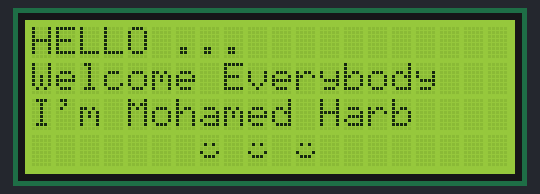
A program run on a simulated ATmega32, built with avr-gcc and emulated at 8 MHz. On the bench: 20×4 character LCD. Wiring (inferred from the names in the program): character LCD (HD44780): RS PA3; E PA2; data PB0, PB1, PB2, PB4. At 20.8 s the program stops and its outputs stay as they are.

Above: at 0.5 s.
At 2.5 s:
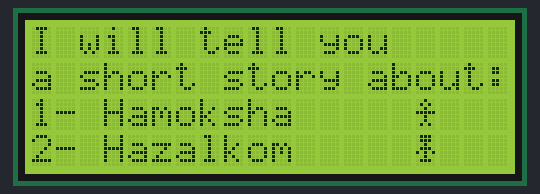
At 4.4 s:
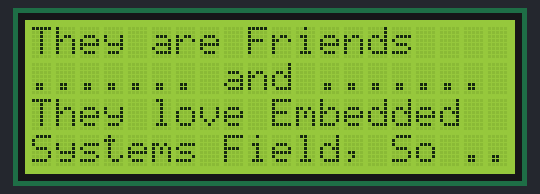
At 17.3 s:
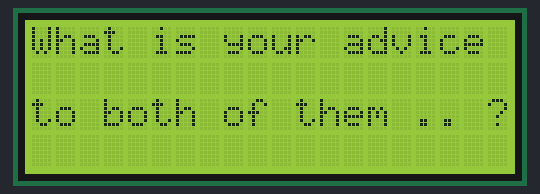
At 19.0 s:
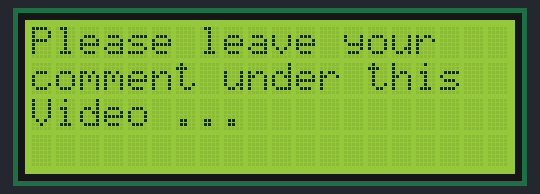
At 20.8 s:
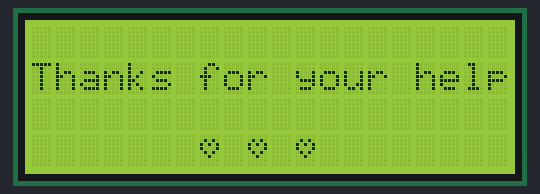

The program:

main.c
```c
/*****************************************************************************************/
/*****************************************************************************************/
/***********************		AUTHOR	:	MOHAMED HARB		**************************/
/***********************		LAYER	:	APP					**************************/
/***********************		DES.	:	STORY PROJECT		**************************/
/***********************		DATE	:	3-11-2023			**************************/
/***********************		VERSION	:	V01					**************************/
/*****************************************************************************************/
/*****************************************************************************************/

#ifndef F_CPU
#define F_CPU	8000000
#endif

#include "../LIB/STD_TYPES.h"
#include "../HAL/LCD/LCD_interface.h"
#include "../HAL/LCD/LCD_config.h"
#include "util/delay.h"

u8 Hamoksha[] = { 0x04, 0x0A, 0x04, 0x1F, 0x04, 0x04, 0x0A, 0x00 };
u8 Dance1[] = {0x04, 0x0A, 0x04, 0x0E, 0x15, 0x04, 0x0A, 0x00};
u8 Dance2[] = {0x04, 0x0A, 0x05, 0x0E, 0x14, 0x04, 0x0E, 0x00};
u8 Dance3[] = {0x04, 0x0A, 0x14, 0x0E, 0x05, 0x04, 0x0E, 0x00};
u8 Dance4[] = {0x04, 0x0A, 0x15, 0x0E, 0x04, 0x04, 0x0E, 0x00};
u8 Dance5[] = {0x04, 0x0A, 0x04, 0x0E, 0x15, 0x04, 0x0E, 0x00};
u8 Dance6[] = {0x04, 0x0A, 0x04, 0x0E, 0x15, 0x04, 0x0A, 0x00};
u8 Dance7[] = {0x04, 0x0A, 0x04, 0x0E, 0x15, 0x04, 0x0E, 0x00};
u8 Dance8[] = {0x04, 0x0A, 0x04, 0x0E, 0x0E, 0x04, 0x0E, 0x00};


u8 Heart[] = {0x00, 0x0A, 0x15, 0x11, 0x0A, 0x04, 0x00, 0x00};
u8 Smile[] = {0x00, 0x00, 0x0A, 0x00, 0x11, 0x0E, 0x00, 0x00};

u8 Hazalkom[] = { 0x0E, 0x0E, 0x04, 0x0E, 0x15, 0x04, 0x0E, 0x00 };
u8 Sad[] = { 0x0E, 0x0E, 0x04, 0x0E, 0x0E, 0x04, 0x0E, 0x00 };
u8 Sit[] = { 0x00, 0x00, 0x0E, 0x0E, 0x04, 0x0E, 0x0A, 0x00 };

u8 True[] = { 0x00, 0x00, 0x01, 0x02, 0x14, 0x08, 0x00, 0x00 };
u8 False[] = { 0x00, 0x11, 0x0A, 0x04, 0x0A, 0x11, 0x00, 0x00 };

int main()
{

	LCD_voidInit();

	/*Welcome*/
	LCD_voidWriteStringAtXY("HELLO ...", 0, 0);
	LCD_voidWriteStringAtXY("Welcome Everybody", 1, 0);
	LCD_voidWriteStringAtXY("I'm Mohamed Harb", 2, 0);
	LCD_voidWriteCustomCharacter(0, Smile, 3, 7);
	LCD_voidWriteCustomCharacter(0, Smile, 3, 9);
	LCD_voidWriteCustomCharacter(0, Smile, 3, 11);
	_delay_ms(1500);
	LCD_voidClear();

	LCD_voidWriteStringAtXY("I will tell you", 0, 0);
	LCD_voidWriteStringAtXY("a short story about:", 1, 0);
	LCD_voidWriteStringAtXY("1- Hamoksha", 2, 0);
	LCD_voidWriteCustomCharacter(0, Hamoksha, 2, 16);
	LCD_voidWriteStringAtXY("2- Hazalkom", 3, 0);
	LCD_voidWriteCustomCharacter(1, Hazalkom, 3, 16);
	_delay_ms(1500);
	LCD_voidClear();

	/*Story*/
	LCD_voidWriteStringAtXY("They are Friends", 0, 0);
	LCD_voidWriteStringAtXY("....... and .......", 1, 0);
	LCD_voidWriteStringAtXY("They love Embedded", 2, 0);
	LCD_voidWriteStringAtXY("Systems Field, So ..", 3, 0);
	_delay_ms(2000);
	LCD_voidClear();

	/*NTI Application*/
	LCD_voidWriteStringAtXY("They applied to NTI", 0, 0);
	LCD_voidWriteCustomCharacter(0, Hamoksha, 1, 0);
	LCD_voidWriteStringAtXY("NTI", 2, 9);
	LCD_voidWriteCustomCharacter(1, Hazalkom, 3, 0);
	_delay_ms(100);
	LCD_voidWriteCharacterAtXY(' ', 1, 0);
	LCD_voidWriteCharacterAtXY(' ', 3, 0);
	LCD_voidWriteCustomCharacter(0, Hamoksha, 1, 1);
	LCD_voidWriteCustomCharacter(1, Hazalkom, 3, 1);
	_delay_ms(100);
	LCD_voidWriteCharacterAtXY(' ', 1, 1);
	LCD_voidWriteCharacterAtXY(' ', 3, 1);
	LCD_voidWriteCustomCharacter(0, Hamoksha, 1, 2);
	LCD_voidWriteCustomCharacter(1, Hazalkom, 3, 2);
	_delay_ms(100);
	LCD_voidWriteCharacterAtXY(' ', 1, 2);
	LCD_voidWriteCharacterAtXY(' ', 3, 2);
	LCD_voidWriteCustomCharacter(0, Hamoksha, 1, 3);
	LCD_voidWriteCustomCharacter(1, Hazalkom, 3, 3);
	_delay_ms(100);
	LCD_voidWriteCharacterAtXY(' ', 1, 3);
	LCD_voidWriteCharacterAtXY(' ', 3, 3);
	LCD_voidWriteCustomCharacter(0, Hamoksha, 1, 4);
	LCD_voidWriteCustomCharacter(1, Hazalkom, 3, 4);
	_delay_ms(100);
	LCD_voidWriteCharacterAtXY(' ', 1, 4);
	LCD_voidWriteCharacterAtXY(' ', 3, 4);
	LCD_voidWriteCustomCharacter(0, Hamoksha, 1, 5);
	LCD_voidWriteCustomCharacter(1, Hazalkom, 3, 5);
	_delay_ms(100);
	LCD_voidWriteCharacterAtXY(' ', 1, 5);
	LCD_voidWriteCharacterAtXY(' ', 3, 5);
	LCD_voidWriteCustomCharacter(0, Hamoksha, 1, 6);
	LCD_voidWriteCustomCharacter(1, Hazalkom, 3, 6);
	_delay_ms(100);
	LCD_voidWriteCharacterAtXY(' ', 1, 6);
	LCD_voidWriteCharacterAtXY(' ', 3, 6);
	LCD_voidWriteCustomCharacter(0, Hamoksha, 1, 7);
	LCD_voidWriteCustomCharacter(1, Hazalkom, 3, 7);
	_delay_ms(100);
	LCD_voidWriteCharacterAtXY(' ', 1, 7);
	LCD_voidWriteCharacterAtXY(' ', 3, 7);
	LCD_voidWriteCustomCharacter(0, Hamoksha, 1, 8);
	LCD_voidWriteCustomCharacter(1, Hazalkom, 3, 8);
	_delay_ms(100);
	LCD_voidWriteCharacterAtXY(' ', 1, 8);
	LCD_voidWriteCustomCharacter(0, Hamoksha, 1, 12);
	_delay_ms(100);
	LCD_voidWriteCharacterAtXY(' ', 1, 12);
	LCD_voidWriteCustomCharacter(0, Hamoksha, 1, 13);
	_delay_ms(100);
	LCD_voidWriteCharacterAtXY(' ', 1, 13);
	LCD_voidWriteCustomCharacter(0, Hamoksha, 1, 14);
	_delay_ms(100);
	LCD_voidWriteCharacterAtXY(' ', 1, 14);
	LCD_voidWriteCustomCharacter(0, Hamoksha, 1, 15);
	_delay_ms(100);
	LCD_voidWriteCharacterAtXY(' ', 1, 15);
	LCD_voidWriteCustomCharacter(0, Hamoksha, 1, 16);
	_delay_ms(100);
	LCD_voidWriteCharacterAtXY(' ', 1, 16);
	LCD_voidWriteCustomCharacter(0, Hamoksha, 1, 17);
	_delay_ms(100);
	LCD_voidWriteCharacterAtXY(' ', 1, 17);
	LCD_voidWriteCharacterAtXY(' ', 3, 8);
	LCD_voidWriteCustomCharacter(0, Hamoksha, 1, 18);
	LCD_voidWriteCustomCharacter(1, Hazalkom, 3, 18);
	LCD_voidWriteCustomCharacter(2, True, 1, 19);
	LCD_voidWriteCustomCharacter(3, False, 3, 19);

	_delay_ms(1000);
	LCD_voidClear();


	/*NTI Result*/
	/*Hamoksha accepted*/
	LCD_voidWriteStringAtXY("Hmoksha was accepted", 0, 0);
	LCD_voidWriteStringAtXY("So, He was Pleased", 1, 0);

	LCD_voidWriteCustomCharacter(0, Hamoksha, 3, 8);
	LCD_voidWriteCustomCharacter(0, Hamoksha, 3, 9);
	LCD_voidWriteCustomCharacter(0, Hamoksha, 3, 10);
	LCD_voidWriteCustomCharacter(0, Hamoksha, 3, 11);
	_delay_ms(100);
	LCD_voidWriteCustomCharacter(0, Dance1, 3, 8);
	LCD_voidWriteCustomCharacter(0, Dance1, 3, 9);
	LCD_voidWriteCustomCharacter(0, Dance1, 3, 10);
	LCD_voidWriteCustomCharacter(0, Dance1, 3, 11);
	_delay_ms(100);
	LCD_voidWriteCustomCharacter(0, Dance2, 3, 8);
	LCD_voidWriteCustomCharacter(0, Dance2, 3, 9);
	LCD_voidWriteCustomCharacter(0, Dance2, 3, 10);
	LCD_voidWriteCustomCharacter(0, Dance2, 3, 11);
	_delay_ms(100);
	LCD_voidWriteCustomCharacter(0, Dance3, 3, 8);
	LCD_voidWriteCustomCharacter(0, Dance3, 3, 9);
	LCD_voidWriteCustomCharacter(0, Dance3, 3, 10);
	LCD_voidWriteCustomCharacter(0, Dance3, 3, 11);
	_delay_ms(100);
	LCD_voidWriteCustomCharacter(0, Dance4, 3, 8);
	LCD_voidWriteCustomCharacter(0, Dance4, 3, 9);
	LCD_voidWriteCustomCharacter(0, Dance4, 3, 10);
	LCD_voidWriteCustomCharacter(0, Dance4, 3, 11);
	_delay_ms(100);
	LCD_voidWriteCustomCharacter(0, Dance5, 3, 8);
	LCD_voidWriteCustomCharacter(0, Dance5, 3, 9);
	LCD_voidWriteCustomCharacter(0, Dance5, 3, 10);
	LCD_voidWriteCustomCharacter(0, Dance5, 3, 11);
	_delay_ms(100);
	LCD_voidWriteCustomCharacter(0, Dance6, 3, 8);
	LCD_voidWriteCustomCharacter(0, Dance6, 3, 9);
	LCD_voidWriteCustomCharacter(0, Dance6, 3, 10);
	LCD_voidWriteCustomCharacter(0, Dance6, 3, 11);
	_delay_ms(100);
	LCD_voidWriteCustomCharacter(0, Dance7, 3, 8);
	LCD_voidWriteCustomCharacter(0, Dance7, 3, 9);
	LCD_voidWriteCustomCharacter(0, Dance7, 3, 10);
	LCD_voidWriteCustomCharacter(0, Dance7, 3, 11);
	_delay_ms(100);
	LCD_voidWriteCustomCharacter(0, Dance8, 3, 8);
	LCD_voidWriteCustomCharacter(0, Dance8, 3, 9);
	LCD_voidWriteCustomCharacter(0, Dance8, 3, 10);
	LCD_voidWriteCustomCharacter(0, Dance8, 3, 11);
	_delay_ms(100);

	_delay_ms(500);
	LCD_voidClear();


	/* Hazalkom rejected*/
	LCD_voidWriteStringAtXY("Hzlkom was rejected", 0, 0);
	LCD_voidWriteStringAtXY("So, He was Sad !!!", 1, 0);
	LCD_voidWriteCustomCharacter(1, Hazalkom, 3, 8);
	LCD_voidWriteCustomCharacter(1, Hazalkom, 3, 9);
	LCD_voidWriteCustomCharacter(1, Hazalkom, 3, 10);
	LCD_voidWriteCustomCharacter(1, Hazalkom, 3, 11);
	_delay_ms(100);
	LCD_voidWriteCustomCharacter(1, Sad, 3, 8);
	LCD_voidWriteCustomCharacter(1, Sad, 3, 9);
	LCD_voidWriteCustomCharacter(1, Sad, 3, 10);
	LCD_voidWriteCustomCharacter(1, Sad, 3, 11);
	_delay_ms(100);
	LCD_voidWriteCustomCharacter(1, Sit, 3, 8);
	LCD_voidWriteCustomCharacter(1, Sit, 3, 9);
	LCD_voidWriteCustomCharacter(1, Sit, 3, 10);
	LCD_voidWriteCustomCharacter(1, Sit, 3, 11);
	_delay_ms(100);
	LCD_voidWriteCustomCharacter(1, Hazalkom, 3, 8);
	LCD_voidWriteCustomCharacter(1, Hazalkom, 3, 9);
	LCD_voidWriteCustomCharacter(1, Hazalkom, 3, 10);
	LCD_voidWriteCustomCharacter(1, Hazalkom, 3, 11);
	_delay_ms(100);
	LCD_voidWriteCustomCharacter(1, Sad, 3, 8);
	LCD_voidWriteCustomCharacter(1, Sad, 3, 9);
	LCD_voidWriteCustomCharacter(1, Sad, 3, 10);
	LCD_voidWriteCustomCharacter(1, Sad, 3, 11);
	_delay_ms(100);
	LCD_voidWriteCustomCharacter(1, Sit, 3, 8);
	LCD_voidWriteCustomCharacter(1, Sit, 3, 9);
	LCD_voidWriteCustomCharacter(1, Sit, 3, 10);
	LCD_voidWriteCustomCharacter(1, Sit, 3, 11);
	_delay_ms(1000);
	LCD_voidClear();


	/*The End*/
	LCD_voidWriteStringAtXY("What is your advice", 0, 0);
	LCD_voidWriteStringAtXY("to both of them .. ?", 2, 0);
	_delay_ms(1500);
	LCD_voidClear();

	/*comment*/
	LCD_voidWriteStringAtXY("Please leave your", 0, 0);
	LCD_voidWriteStringAtXY("comment under this", 1, 0);
	LCD_voidWriteStringAtXY("Video ... ", 2, 0);
	_delay_ms(1500);
	LCD_voidClear();

	/*Thanks*/
	LCD_voidWriteStringAtXY("Thanks for your help", 1, 0);

	LCD_voidWriteCustomCharacter(7, Heart, 3, 7);
	LCD_voidWriteCustomCharacter(7, Heart, 3, 9);
	LCD_voidWriteCustomCharacter(7, Heart, 3, 11);
	//_delay_ms(1000);
	//LCD_voidClear();

	return 0;
}
```

LCD_config.h
```c
/*****************************************************************************************/
/*****************************************************************************************/
/***********************		AUTHOR	:	MOHAMED HARB		**************************/
/***********************		LAYER	:	HAL					**************************/
/***********************		SWC		:	LCD					**************************/
/***********************		DATE	:	OCT 20, 2023		**************************/
/***********************		VERSION	:	V01					**************************/
/*****************************************************************************************/
/*****************************************************************************************/


#include "../../MCAL/DIO/DIO_Config.h"


#ifndef HAL_LCD_LCD_CONFIG_H_
#define HAL_LCD_LCD_CONFIG_H_


	/* LCD CONFIGURATIONS */
		/* LCD connection type configuration macro , select between :  1- LCD_FOUR_BIT_MODE  2- LCD_EIGHT_BIT_MODE */
		#define			CONNECTION_MODE				LCD_FOUR_BIT_MODE

		/* CLCD Read Operation Enable Configuration , select between :  1- LCD_ENABLED	 2- LCD_DISABLED */
		#define			READ_OPERATION_STATUS 		LCD_DISABLED

		#define 		LCD_CTRL_PORT	 				DIO_u8PORTA
		#define 		LCD_DATA_PORT 					DIO_u8PORTB


		#if		CONNECTION_MODE == LCD_FOUR_BIT_MODE
			#define 	LCD_D4_PIN 						DIO_u8PIN0
			#define 	LCD_D5_PIN 						DIO_u8PIN1
			#define 	LCD_D6_PIN 						DIO_u8PIN2
			#define 	LCD_D7_PIN 						DIO_u8PIN4
		#endif


		#define 		LCD_EN_PIN 						DIO_u8PIN2
		#define 		LCD_RS_PIN 						DIO_u8PIN3

		#if 	READ_OPERATION_STATUS == LCD_ENABLED
			#define 	LCD_RW_PIN 						DIO_u8PIN1
		#endif


#endif /* HAL_LCD_LCD_CONFIG_H_ */
```

LCD_interface.h
```c
/*****************************************************************************************/
/*****************************************************************************************/
/***********************		AUTHOR	:	MOHAMED HARB		**************************/
/***********************		LAYER	:	HAL					**************************/
/***********************		SWC		:	LCD					**************************/
/***********************		DATE	:	OCT 20, 2023		**************************/
/***********************		VERSION	:	V01					**************************/
/*****************************************************************************************/
/*****************************************************************************************/


#ifndef HAL_LCD_LCD_INTERFACE_H_
#define HAL_LCD_LCD_INTERFACE_H_

	/*Function Deceleration */

	void LCD_voidInit(void);

	void LCD_voidWriteCharacter(u8 copy_u8Character);
	void LCD_voidWriteCharacterAtXY(u8 copy_u8Character, u8 copy_u8YPos , u8 copy_u8XPos);

	void LCD_voidWriteString(u8* copy_pu8String);
	void LCD_voidWriteStringAtXY(u8* copy_pu8String, u8 copy_u8YPos , u8 copy_u8XPos);

	void LCD_voidGoToXY(u8 copy_u8YPos , u8 copy_u8XPos);

	void LCD_voidWriteDecimal(s32 copy_s32Number);
	void LCD_voidWriteFloat(f32 copy_f32Number);

	void LCD_voidWriteCustomCharacter(u8 copy_u8PatternNumber, u8 copy_pu8PatternArr[], u8 copy_u8YPos, u8 copy_u8XPos);

	void LCD_voidClear();
	void LCD_voidClearLine(u8 copy_u8Ypos , u8 copy_u8Xpos);


#endif /* HAL_LCD_LCD_INTERFACE_H_ */
```

LCD_private.h
```c
/*****************************************************************************************/
/*****************************************************************************************/
/***********************		AUTHOR	:	MOHAMED HARB		**************************/
/***********************		LAYER	:	HAL					**************************/
/***********************		SWC		:	LCD					**************************/
/***********************		DATE	:	OCT 20, 2023		**************************/
/***********************		VERSION	:	V01					**************************/
/*****************************************************************************************/
/*****************************************************************************************/

#ifndef HAL_LCD_LCD_PRIVATE_H_
#define HAL_LCD_LCD_PRIVATE_H_


	#define 	LCD_FOUR_BIT_MODE			1
	#define 	LCD_EIGHT_BIT_MODE			2

	#define 	LCD_ENABLED					1
	#define 	LCD_DISABLED				2


	// LCD PORT for simulation in 8 bits mode
	#define 	LCD_PORT					DIO_u8PORTB


	/* 4-BITS MODE*/
	#define 	FUNCTION_SET1				0b00100000	//0b0010XXXX
	#define 	FUNCTION_SET2				0b00100000	//0b0010XXXX
	#define 	FUNCTION_SET3				0b10000000	//0bNFXXXXXX

	#define 	DISPLAY_ON_OFF_CONTROL1		0b00000000	//0b0000XXXX
	#define 	DISPLAY_ON_OFF_CONTROL2		0b11000000	//0b1DCBXXXX

	#define 	DISPLAY_CLEAR1				0b00000000	//0b0000XXXX
	#define 	DISPLAY_CLEAR2				0b00010000	//0b0001XXXX

	#define 	ENTRY_MODE_SET1				0b00000000	//0b0000XXXX
	#define 	ENTRY_MODE_SET2				0b01100000	//0b0,1,I/D,SH,XXXX


	/* 8-BITS MODE */
	#define 	FUNCTION_SET				0b00111000	//0b0011NFXX

	#define 	DISPLAY_ON_OFF_CONTROL		0b00001100	//0b00001DCB

	#define 	DISPLAY_CLEAR				0b00000001	//0b00000001

	#define 	ENTRY_MODE_SET				0b00000110	//0b000001,I/D,SH


	#define 	LCD_LINE_ONE				0
	#define 	LCD_LINE_TWO				1
	#define 	LCD_LINE_THREE				2
	#define 	LCD_LINE_FOUR				3


	void SET_voidLCDPinsDirection();
	void Send_voidEnablePulse();
	void Send_voidCommand(u8 Copy_u8Command);
	void Send_voidData(u8 copy_u8Data);

	////0x80, 0x0C, 0x94, 0xD4


#endif /* HAL_LCD_LCD_PRIVATE_H_ */
```

BIT_MATH.h
```c
/*****************************************************************************************/
/*****************************************************************************************/
/***********************		AUTHOR	:	MOHAMED HARB		**************************/
/***********************		LAYER	:	LIB					**************************/
/***********************		SWC		:	BIT MATH			**************************/
/***********************		DATE	:	OCT 17, 2023		**************************/
/***********************		VERSION	:	V01					**************************/
/*****************************************************************************************/
/*****************************************************************************************/

#ifndef BIT_MATH_H_
#define BIT_MATH_H_

	#define 	SET_BIT(REG,BIT)       (REG |= (1<<BIT))
	#define 	CLR_BIT(REG,BIT)       (REG &= ~(1<<BIT))
	#define 	TOG_BIT(REG,BIT)       (REG ^= (1<<BIT))
	#define 	GET_BIT(REG,BIT)       ((REG>>BIT) & 1)

#endif /* BIT_MATH_H_ */
```

REG_MATH.h
```c
/*****************************************************************************************/
/*****************************************************************************************/
/***********************		AUTHOR	:	MOHAMED HARB		**************************/
/***********************		LAYER	:	LIB					**************************/
/***********************		SWC		:	REGISTER MATH		**************************/
/***********************		DATE	:	OCT 17, 2023		**************************/
/***********************		VERSION	:	V01					**************************/
/*****************************************************************************************/
/*****************************************************************************************/


#ifndef REG_MATH_H_
#define REG_MATH_H_

	#define 	SET_REG(REG,MASK)       (REG |= MASK)
	#define 	CLR_REG(REG,MASK)       (REG &= MASK)
	#define 	TOG_REG(REG,MASK)       (REG ^= MASK)

#endif /* REG_MATH_H_ */
```

STD_TYPES.h
```c
/*****************************************************************************************/
/*****************************************************************************************/
/***********************		AUTHOR	:	MOHAMED HARB		**************************/
/***********************		LAYER	:	LIB					**************************/
/***********************		SWC		:	STD TYPES			**************************/
/***********************		DATE	:	OCT 17, 2023		**************************/
/***********************		VERSION	:	V01					**************************/
/*****************************************************************************************/
/*****************************************************************************************/


#ifndef STD_TYPES_H_
#define STD_TYPES_H_

	typedef 	unsigned char      			u8 ;
	typedef 	signed   char      			s8 ;

	typedef 	unsigned short int 			u16;
	typedef 	signed   short int 			s16;

	typedef 	unsigned long  int 			u32;
	typedef 	signed   long  int 			s32;

	typedef 	unsigned long long int 		u64;
	typedef 	signed   long long int 		s64;

	typedef 	float              			f32;
	typedef 	double             			f64;


	#define 	NULL		 				(void*)0


#endif /* STD_TYPES_H_ */
```

Source omitted: LCD_program.c (10050 bytes), DIO_config.h (1167 bytes), DIO_interface.h (3731 bytes), DIO_private.h (1022 bytes), DIO_program.c (15514 bytes), DIO_register.h (1393 bytes)

Measured:
- what the display in image 0 shows lasts 1.9 s, from 0.5 s to 2.4 s
- what the display in image 1 shows lasts 2.0 s, from 2.4 s to 4.4 s
- what the display in image 2 shows lasts 2.2 s, from 4.4 s to 6.6 s
- what the display in image 3 shows lasts 1.8 s, from 17.2 s to 19.0 s
- what the display in image 4 shows lasts 1.7 s, from 19.0 s to 20.7 s
